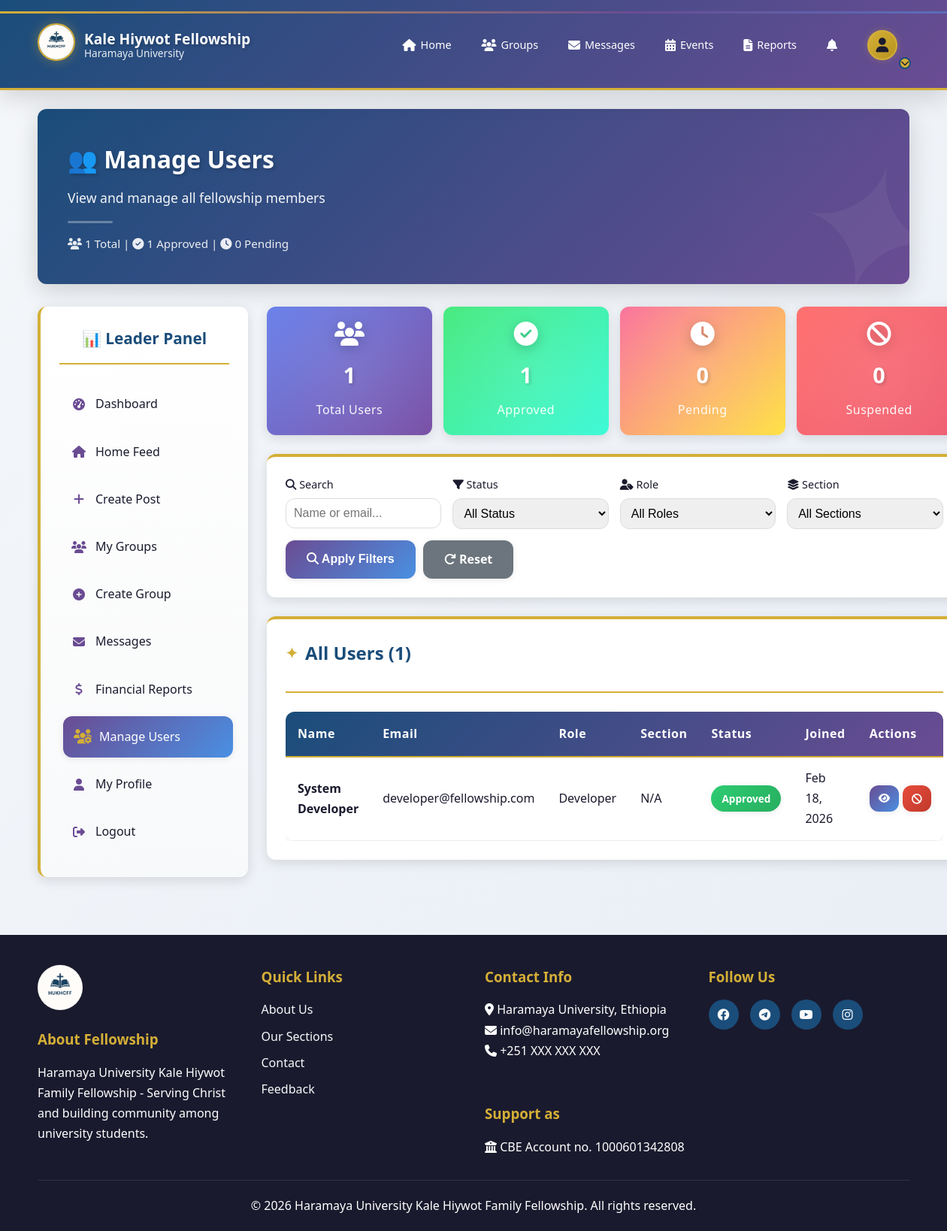
Screenshot of /fellowship-leaders/manage-users.php (signed in) with the database file from the repository.
### tables this page shows
CREATE TABLE users (
    user_id INT PRIMARY KEY AUTO_INCREMENT,
    username VARCHAR(50) UNIQUE NOT NULL,
    email VARCHAR(100) UNIQUE NOT NULL,
    password VARCHAR(255) NOT NULL,
    full_name VARCHAR(100) NOT NULL,
    profile_picture VARCHAR(255) DEFAULT 'default.jpg',
    phone VARCHAR(20),
    role ENUM('developer', 'coordinator', 'fellowship_leader', 'section_leader', 'family_leader', 'member') DEFAULT 'member',
    status ENUM('pending', 'approved', 'suspended') DEFAULT 'pending',
    
     
    student_id VARCHAR(50),
    department VARCHAR(100),
    year_joined INT,
    current_year INT,
    hometown VARCHAR(100),
    
     
    section_id INT,
    family_id INT,
    join_date DATE,
    is_online BOOLEAN DEFAULT FALSE,
    last_seen DATETIME,
    
    created_at TIMESTAMP DEFAULT CURRENT_TIMESTAMP,
    updated_at TIMESTAMP DEFAULT CURRENT_TIMESTAMP ON UPDATE CURRENT_TIMESTAMP,
    
    INDEX idx_role (role),
    INDEX idx_section (section_id),
    INDEX idx_status (status)
);

### fellowship-leaders/manage-users.php (the view, shortened to what this page needs)
<?php
include '../includes/header.php';
$status_filter = isset($_GET['status']) ? $_GET['status'] : 'all';
$role_filter = isset($_GET['role']) ? $_GET['role'] : 'all';
$section_filter = isset($_GET['section']) ? $_GET['section'] : 'all';
$search = isset($_GET['search']) ? trim($_GET['search']) : '';
$query = "SELECT u.*, s.section_name FROM users u LEFT JOIN sections s ON u.section_id = s.section_id WHERE 1=1";
$query .= " ORDER BY u.created_at DESC";
$users = $conn->query($query);
$total_users = $conn->query("SELECT COUNT(*) as count FROM users")->fetch_assoc()['count'];
$approved_users = $conn->query("SELECT COUNT(*) as count FROM users WHERE status = 'approved'")->fetch_assoc()['count'];
$pending_users = $conn->query("SELECT COUNT(*) as count FROM users WHERE status = 'pending'")->fetch_assoc()['count'];
$suspended_users = $conn->query("SELECT COUNT(*) as count FROM users WHERE status = 'suspended'")->fetch_assoc()['count'];
?>
<main style="padding: 25px 0;">
    <div class="container">
        <div class="dashboard-welcome">
            <h2>👥 Manage Users</h2>
            <p>View and manage all fellowship members</p>
            <div class="spiritual-divider" style="background: rgba(255,255,255,0.3); margin: 15px 0;"></div>
            <p style="font-size: 0.95rem; opacity: 0.9;">
                <i class="fas fa-users"></i> <?php echo $total_users; ?> Total |
                <i class="fas fa-check-circle"></i> <?php echo $approved_users; ?> Approved |
                <i class="fas fa-clock"></i> <?php echo $pending_users; ?> Pending
            </p>
        </div>
        <div class="dashboard">
            <aside class="sidebar">
                <h3>📊 Leader Panel</h3>
                <ul class="sidebar-menu">
                    <li><a href="dashboard.php"><i class="fas fa-tachometer-alt"></i> Dashboard</a></li>
                    <li><a href="../home.php"><i class="fas fa-home"></i> Home Feed</a></li>
                    <li><a href="create-post.php"><i class="fas fa-plus"></i> Create Post</a></li>
                    <li><a href="my-groups.php"><i class="fas fa-users"></i> My Groups</a></li>
                    <li><a href="create-group.php"><i class="fas fa-plus-circle"></i> Create Group</a></li>
                    <li><a href="../messages.php"><i class="fas fa-envelope"></i> Messages</a></li>
                    <li><a href="financial-reports.php"><i class="fas fa-dollar-sign"></i> Financial Reports</a></li>
                    <li><a href="manage-users.php" class="active"><i class="fas fa-users-cog"></i> Manage Users</a></li>
                    <li><a href="../profile.php"><i class="fas fa-user"></i> My Profile</a></li>
                    <li><a href="../logout.php"><i class="fas fa-sign-out-alt"></i> Logout</a></li>
                </ul>
            </aside>
            <div class="main-content">
                <div style="display: grid; grid-template-columns: repeat(auto-fit, minmax(200px, 1fr)); gap: 15px; margin-bottom: 25px;">
                    <div class="stat-card" style="background: linear-gradient(135deg, #667eea 0%, #764ba2 100%); padding: 20px;">
                        <i class="fas fa-users" style="font-size: 2rem;"></i>
                        <h3 style="font-size: 1.8rem;"><?php echo $total_users; ?></h3>
                        <p>Total Users</p>
                    </div>
                    <div class="stat-card" style="background: linear-gradient(135deg, #43e97b 0%, #38f9d7 100%); padding: 20px;">
                        <i class="fas fa-check-circle" style="font-size: 2rem;"></i>
                        <h3 style="font-size: 1.8rem;"><?php echo $approved_users; ?></h3>
                        <p>Approved</p>
                    </div>
                    <div class="stat-card" style="background: linear-gradient(135deg, #fa709a 0%, #fee140 100%); padding: 20px;">
                        <i class="fas fa-clock" style="font-size: 2rem;"></i>
                        <h3 style="font-size: 1.8rem;"><?php echo $pending_users; ?></h3>
                        <p>Pending</p>
                    </div>
                    <div class="stat-card" style="background: linear-gradient(135deg, #ff6b6b 0%, #ee5a6f 100%); padding: 20px;">
                        <i class="fas fa-ban" style="font-size: 2rem;"></i>
                        <h3 style="font-size: 1.8rem;"><?php echo $suspended_users; ?></h3>
                        <p>Suspended</p>
                    </div>
                </div>
                <div class="card">
                    <form method="GET" action="">
                        <div style="display: grid; grid-template-columns: repeat(auto-fit, minmax(200px, 1fr)); gap: 15px; margin-bottom: 15px;">
                            <div class="form-group" style="margin: 0;">
                                <label for="search" style="font-size: 0.9rem; margin-bottom: 5px;">
                                    <i class="fas fa-search"></i> Search
                                </label>
                                <input type="text"
                                       id="search"
                                       name="search"
                                       class="form-control"
                                       placeholder="Name or email..."
                                       value="<?php echo htmlspecialchars($search); ?>">
                            </div>
                            <div class="form-group" style="margin: 0;">
                                <label for="status" style="font-size: 0.9rem; margin-bottom: 5px;">
                                    <i class="fas fa-filter"></i> Status
                                </label>
                                <select id="status" name="status" class="form-control">
                                    <option value="all" <?php echo $status_filter === 'all' ? 'selected' : ''; ?>>All Status</option>
                                </select>
                            </div>
                            <div class="form-group" style="margin: 0;">
                                <label for="role" style="font-size: 0.9rem; margin-bottom: 5px;">
                                    <i class="fas fa-user-tag"></i> Role
                                </label>
                                <select id="role" name="role" class="form-control">
                                    <option value="all" <?php echo $role_filter === 'all' ? 'selected' : ''; ?>>All Roles</option>
                                </select>
                            </div>
                            <div class="form-group" style="margin: 0;">
                                <label for="section" style="font-size: 0.9rem; margin-bottom: 5px;">
                                    <i class="fas fa-layer-group"></i> Section
                                </label>
                                <select id="section" name="section" class="form-control">
                                    <option value="all" <?php echo $section_filter === 'all' ? 'selected' : ''; ?>>All Sections</option>
                                </select>
                            </div>
                        </div>
                        <div style="display: flex; gap: 10px;">
                            <button type="submit" class="btn btn-primary">
                                <i class="fas fa-search"></i> Apply Filters
                            </button>
                            <a href="manage-users.php" class="btn" style="background: var(--gray); color: white;">
                                <i class="fas fa-redo"></i> Reset
                            </a>
                        </div>
                    </form>
                </div>
                <div class="card">
                    <div class="section-header">
                        <h3>All Users (<?php echo $users->num_rows; ?>)</h3>
                    </div>
                    <?php if ($users->num_rows > 0): ?>
                    <div style="overflow-x: auto;">
                        <table class="spiritual-table">
                            <thead>
                                <tr>
                                    <th>Name</th>
                                    <th>Email</th>
                                    <th>Role</th>
                                    <th>Section</th>
                                    <th>Status</th>
                                    <th>Joined</th>
                                    <th>Actions</th>
                                </tr>
                            </thead>
                            <tbody>
                                <?php while ($user = $users->fetch_assoc()): ?>
                                <tr>
                                    <td>
                                        <strong><?php echo htmlspecialchars($user['full_name']); ?></strong>
                                    </td>
                                    <td><?php echo htmlspecialchars($user['email']); ?></td>
                                    <td><?php echo ucfirst(str_replace('_', ' ', $user['role'])); ?></td>
                                    <td><?php echo $user['section_name'] ?? 'N/A'; ?></td>
                                    <td>
                                        <span class="status-badge status-<?php echo $user['status']; ?>">
                                            <?php echo ucfirst($user['status']); ?>
                                        </span>
                                    </td>
                                    <td><?php echo date('M d, Y', strtotime($user['created_at'])); ?></td>
                                    <td>
                                        <div style="display: flex; gap: 5px;">
                                            <button onclick="viewUser(<?php echo $user['user_id']; ?>)"
                                                    class="btn btn-primary"
                                                    style="padding: 6px 12px; font-size: 0.85rem;"
                                                    title="View Details">
                                                <i class="fas fa-eye"></i>
                                            </button>
                                            <?php if ($user['status'] === 'approved'): ?>
                                            <a href="?action=suspend&user_id=<?php echo $user['user_id']; ?>"
                                               class="btn btn-danger"
                                               style="padding: 6px 12px; font-size: 0.85rem;"
                                               title="Suspend"
                                               onclick="return confirm('Suspend this user?')">
                                                <i class="fas fa-ban"></i>
                                            </a>
                                            <?php endif; ?>
                                        </div>
                                    </td>
                                </tr>
                                <?php endwhile; ?>
                            </tbody>
                        </table>
                    </div>
                    <?php endif; ?>
                </div>
            </div>
        </div>
    </div>
</main>
<?php include '../includes/footer.php'; ?>

### rows the page displays
users: full_name "System Developer", email "developer@fellowship.com", role "Developer", section_name "N/A", status "Approved", created_at "Feb 18, 2026"

### other values shown
$total_users "1"
$approved_users "1"
$pending_users "0"
$suspended_users "0"
$users->num_rows "1"
